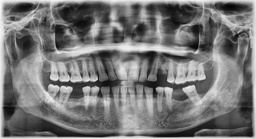
#> input picture tests/radio.jpg, 256 x 139 px, shrunk from 900 x 490 before the run
$ python pruebas.py
#> lines starting #> are read from the running program, lines starting #| are printed output that depends on the picture; long printed decimals are rounded
### scripts/modulo_SVD.py
# -*- coding: utf-8 -*-
"""
Created on Mon Jun  6 14:15:41 2022

@author: David Garcerán Herráíz
"""

from skimage import io,color,exposure
import numpy as np
import matplotlib.pyplot as plt
from matplotlib.ticker import PercentFormatter
from modulo_PSNR import PSNR
import warnings
warnings.filterwarnings("ignore")

def rescale(img,in_range,out_range=(0,255)):
    '''
    Parameters
    ----------
    img : np.array
        imagen a escalar
    in_range : tupla
        rango de valores en los que esta img
    out_range : tupla, optional
        rango de valores de salida. The default is (0,255).

    Returns
    -------
    Escala los valores de la imagen a de un rango a otro.

    '''

    return exposure.rescale_intensity(img,in_range=in_range
                                         ,out_range=out_range).round().astype('uint8')


class SVD_raw:
    """
    Clase destinada a ejecutar la SVD normal sobre cualquier imagen
    """

    def __init__(self,img):
        self.RGB= len(img.shape)>2
        self.img=img
        if self.RGB:
            img=color.rgb2ycbcr(img)
            rows,cols,_=img.shape
            Y=img[:,:,0]
            cb=img[:,:,1]
            cr=img[:,:,2]

            if rows<=cols:
                A=np.array([Y,cb,cr]).reshape(rows*3,cols)
            else:
                A=np.array([Y,cb,cr]).reshape(rows,cols*3)

            self.u,self.s,self.v=np.linalg.svd(A,full_matrices=False)

        else:
            self.u,self.s,self.v=np.linalg.svd(self.img,full_matrices=False)

        self.S=self.s.copy()

        return
    def trunc(self,k):
        """
        Parameters
        ----------
        k : int
            Número de valores singulares.

        Returns
        -------
        truncated : np.array
            Imagen reconstruida con esos valores singulares.

        """
        u=self.u[:,:k]
        s=self.s[:k]
        v=self.v[:k,:]
        A= (u*s)@v

        if self.RGB:

            rows,cols,_=self.img.shape
            truncated=np.zeros((rows,cols,3))
            for i in range(3):
                if rows<=cols:
                    truncated[:,:,i]=A[rows*(i):rows*(i+1),:]
                else:
                    truncated[:,:,i]=A[:,cols*(i):cols*(i+1)]
            truncated=color.ycbcr2rgb(truncated)
            truncated=exposure.rescale_intensity(truncated,in_range=(0,1)
                                         ,out_range='uint8').round().astype('uint8')
        else:
            truncated=rescale(A,(0,255))

        return truncated

    def plot(self,k):
        """
        Muestra la imagen reconstruida con k valores singulares

        Parameters
        ----------
        k : int
            Número de valores singulares.

        Returns
        -------
        None.

        """
        fig,ax=plt.subplots(1,2,figsize=(10,5))
        ax[0].plot(self.S**0.125)
        ax[1].plot(np.cumsum(self.S)/sum(self.S))
        ax[0].set_ylabel('s^0.125')
        ax[0].set_xlabel('Nº of Singular Values')
        ax[0].set_title('eighth root of Singular Values')
        ax[1].yaxis.set_major_formatter(PercentFormatter(xmax=1))
        ax[1].set_title('Cummulative Percentage')
        ax[1].set_xlabel('Nº of Singular Values')

        fig.tight_layout()

        plt.legend()
        plt.show()
        plt.title('Nº de Valores Singulares= %i'%(k))
        if self.RGB:
            plt.imshow(self.trunc(k))
        else:
            plt.imshow(self.trunc(k),cmap='gray')
        plt.axis('off')

    def mem(self,k):
        """
        Calcula la memoria que ocuparía la reconstrucción

        Parameters
        ----------
        k : int
            Número de Valores Singulares.

        Returns
        -------
        m : float
            Memoria usada, MB si es a color, KB si no.

        """

        if self.RGB:
            rows,cols,_=self.img.shape

            m= k*(max(rows,cols)+3*min(rows,cols)+1)*32/8/1024**2 #MB
        else:
            rows,cols=self.img.shape
            m=k*(rows+cols+1)*32/8/1024 #Kb

        return  m

# [11 lines left out: function main, not called in this run]


# [2 lines that do not run on import are left out]

### scripts/modulo_PSNR.py
# -*- coding: utf-8 -*-
"""
Created on Mon Jun  6 13:26:01 2022

@author: David Garcerán Herráiz
"""


import numpy as np
import matplotlib.pyplot as plt
from sklearn.metrics import mean_squared_error as MSE


class PSNR:
    '''
    Clase destinada a evaluar el PSNR de cualquier método SVD para
    distinto número de Valores Singulares.
    '''

    def __init__(self, img, fun):

        self.RGB = len(img.shape) > 2
        self.img=img
        self.fun=fun(img)
        if hasattr(self.fun,'B'):
            self.max_k=min(self.fun.B.step_m,
                           self.fun.B.step_n)
        else:
            self.max_k=min(img.shape[:2])
        self.mem_lim=img.shape[0]*img.shape[1]/1024
        if self.RGB:
            self.mem_lim*=3/1024

        return
    # [12 lines left out: function RMSE, not called in this run]

    def PSNR(self,b):
        a=self.img
        if self.RGB:
            r=[0,0,0]
            for i in range(3):
                r[i]=20*np.log10(255/(MSE(a[:,:,i],b[:,:,i]))**0.5)
            r=np.mean(r)

        else:
            r=20*np.log10(255/(MSE(a,b))**0.5)

        return r

    # [44 lines left out: function sim, not called in this run]


### scripts/modulo_minimize.py
# -*- coding: utf-8 -*-
"""
Created on Mon Jun  6 20:37:15 2022

@author: David Garcerán Herráiz
"""

from modulo_PSNR import PSNR
import numpy as np
from scipy.optimize import minimize
import matplotlib.pyplot as plt

class OPT_K(PSNR):
    '''
    Clase pensada para optimizar k de forma no lineal, para cualquier imagen
    y variante SVD.
    '''
    def __init__(self,img,fun,difk=False):
        """


        Parameters
        ----------
        img : np.array
            Imagen objeto.
        fun : class
            Variante de SVD.
        difk : bool, optional
            Asumir o no la misma k para las variantes
            por bloques. The default is False.

        Returns
        -------
        None.

        """
        PSNR.__init__(self,img,fun)
        if hasattr(self.fun,'B') and difk:
            n=self.fun.B.a*self.fun.B.b
        else:
            n=2

        self.k0=np.repeat(self.max_k//4-2,n)
        bound=(1,self.max_k)
        self.bounds=tuple([bound for i in range(n)])


    def RELU_mem(self,k):

        if self.fun.mem(k)>self.mem_lim:
            r=45e5*self.fun.mem(k)
        else:
            r=self.fun.mem(k)/self.mem_lim
        return r

    def RELU_e(self,k):
        e=self.PSNR(self.fun.trunc(k))
        ma=50
        if e<36:
            r=5e4 - e
        elif e<=ma:
            r=ma/(ma-36)-e/(ma-36)
        else:
            r=0
        return r

    def f_obj(self,k):
        if len(k)==2:
            K=int(k[0])
        else:
            K=np.array([int(i) for i in k])

        return (self.RELU_mem(K)**2 - self.RELU_e(K)**2)**0.5

    # [8 lines left out: function callback, not called in this run]

    def exe(self,m='Powell',it=5):

        sol=minimize(self.f_obj,
                     self.k0,
                     method=m,
                     bounds=self.bounds,
                     options={'maxiter':it,'disp':True})
        K=[int(k) for k in sol.x]
        if len(K)==2:
            self.fun.plot(int(K[0]))
            plt.show()
            print('Tasa de compresión: {0:.2%}'.format((1-self.RELU_mem(K[0]))))
            print('PSNR: %0.2f dB'%self.PSNR(self.fun.trunc(int(K[0]))))
        else:
            self.fun.plot(K)
            plt.show()
            print('Tasa de compresión: {0:.2%}'.format(1-self.RELU_mem(K)))
            print('PSNR: %0.2f dB'%self.PSNR(self.fun.trunc(K)))
        return


### scripts/modulo_shuffled.py
# -*- coding: utf-8 -*-
"""
Created on Mon Jun  6 18:06:30 2022

@author: David Garcerán Herráiz
"""

import numpy as np
import pandas as pd
from skimage import io,color
from modulo_SVD import SVD_raw,rescale
from modulo_PSNR import PSNR

class shuffler:
    '''
    Permuta los componentes de un vector, guardando la trasformación
    para poder la inversa.
    '''
    def __init__(self,n):
        self.dir=pd.DataFrame({'A':np.array(range(n)),
                               'B':np.random.permutation(range(n))})

    def shuffle(self,A):
        A=np.array(A)
        return A[self.dir['B']]

    # [4 lines left out: function inverse, not called in this run]

class Blocker:
    """
    Divide y reconstruye una imagen en bloques, el número de bloques por
    dimensión será el divisor más cercano a la raiz de dicha dimensión.
    """
    def __init__(self,X):
        nd=self.NearestDiv(X)
        self.a=nd[0]
        self.b=nd[1]
        self.shape=X.shape

    def NearestDiv(self,X):
        nd=list()
        for d in X.shape[:2]:
            divs=np.array([i for i in range(1,d+1) if d % i==0])
            idx=np.argmin(np.abs(divs-d**0.5))
            nd.append(divs[idx])
        return nd

    def toBlocks(self,X):
        m,n=X.shape[:2]
        self.step_m=m//self.a
        self.step_n=n//self.b
        chain=list()
        for i in range(0,m,self.step_m):
            for j in range(0,n,self.step_n):
                chain.append(X[i:(i+self.step_m), j:(j+self.step_n)])
        return chain

    def fromBlocks(self,chain):
        A=np.zeros(self.shape,dtype='uint8')
        idx=list()
        for i in range(0,self.shape[0],self.step_m):
            for j in range(0,self.shape[1],self.step_n):
                idx.append((i,j))

        for n,d in enumerate(idx):
            i,j=d

            A[i:(i+self.step_m),j:(j+self.step_n)]=chain[n]

        return A

class SSVD(SVD_raw):
    """
    Método en el que se permutan los bloques de la imagen y se ejecuta la
    SVD
    """
    # [31 lines left out: functions __init__, trunc, main, not called in this run]


# [2 lines that do not run on import are left out]


### scripts/modulo_SVD_bloques.py
# -*- coding: utf-8 -*-
"""
Created on Mon Jun  6 17:45:29 2022

@author: David Garcerán Herráiz
"""

from modulo_shuffled import Blocker
from modulo_SVD import SVD_raw,rescale
import numpy as np
import matplotlib.pyplot as plt
from modulo_PSNR import PSNR
from skimage import io,color

class SVD_bloques():
    """
    Divide la imagen en bloques y aplica la SVD a cada bloque.
    """
    def __init__(self,img):
        self.RGB=len(img.shape)>2
        self.img=img
        self.B=Blocker(img)
        self.i_b=self.B.toBlocks(img)

    def trunc(self,k):
        #Si sólo hay una entrada, asumimos que es la misma para todos
        if type(k) == int:
            K=np.repeat(k,self.B.a*self.B.b)
        # De lo contrario, habrá que tener una por cada bloque.
        else:
            K=k

        t_b=self.i_b.copy()
        matrices=list()
        for i in range(len(t_b)):
            FACT=SVD_raw(self.i_b[i])
            t_b[i]=FACT.trunc(int(K[i]))
            matrices.append((FACT.u[:,:int(K[i])],
                             FACT.s[:int(K[i])],
                             FACT.v[:int(K[i]),:]))
        truncated=self.B.fromBlocks(t_b)
        return truncated

    def plot(self,k):
        if type(k) == int:
            plt.title('Nº de Valores Singulares= %i'%(k))
        else:
            plt.title('Nº de Valores Singulares variable')
        if self.RGB:
            plt.imshow(self.trunc(k))
        else:
            plt.imshow(self.trunc(k),cmap='gray')
        plt.axis('off')

    def mem(self,k):
        a=self.B.a
        b=self.B.b
        if type(k) == int:
            K=np.repeat(k,a*b)
        else:
            K=k

        if self.RGB:
            rows,cols,_=self.img.shape

            m= np.sum(K)*32*(max(rows/a,cols/b)+3*min(rows/a,cols/b)+1)/8/1024**2#MB
        else:
            rows,cols=self.img.shape
            m=np.sum(K)*(rows/a+cols/b+1)*32/8/1024 #KB

        return  m


# [16 lines left out: function main, not called in this run]


# [2 lines that do not run on import are left out]


### scripts/modulo_aprox.py
# -*- coding: utf-8 -*-
"""
Created on Mon Jun  6 19:27:35 2022

@author: David Garcerán Herráiz
"""
from modulo_SVD import SVD_raw,rescale
from skimage import io,color
from modulo_PSNR import PSNR
from modulo_SVD_bloques import SVD_bloques
import numpy as np

class RAW_approx(SVD_raw):
    """
    Mismo procedimiento que SVD normal, sólo que se redondean los valores
    de las matrices de la factorización.
    """
    def __init__(self,img):
        SVD_raw.__init__(self,img)
        self.u=self.u.round(4)
        self.v=self.v.round(4)
        self.s=self.s.round()

    def mem(self,k):

        if self.RGB:
            rows,cols,_=self.img.shape

            m= k*(max(rows,cols)+3*min(rows,cols)+2)*16/8/1024**2 #MB
        else:
            rows,cols=self.img.shape
            m=k*(rows+cols+2)*16/8/1024 #KB

        return  m

class Bloques_aprox(SVD_bloques):
    """
    Mismo procedimiento que SVD en bloques, sólo que se redondean los valores
    de las matrices de la factorización.
    """
    def __init__(self,img):
        SVD_bloques.__init__(self,img)

    def trunc(self,k):
        #Si sólo hay una entrada, asumimos que es la misma para todos
        if type(k) == int:
            K=np.repeat(k,self.B.a*self.B.b)
        # De lo contrario, habrá que tener una por cada bloque.
        else:
            K=k

        t_b=self.i_b.copy()
        t_b=self.i_b.copy()
        matrices=list()
        for i in range(len(t_b)):
            FACT=SVD_raw(self.i_b[i])
            FACT.u=FACT.u.round(4)
            FACT.v=FACT.v.round(4)
            FACT.s=FACT.s.round()
            t_b[i]=FACT.trunc(int(K[i]))
            matrices.append((FACT.u[:,:int(K[i])],
                             FACT.s[:int(K[i])],
                             FACT.v[:int(K[i]),:]))
        truncated=self.B.fromBlocks(t_b)
        return truncated

    def mem(self,k):
        a=self.B.a
        b=self.B.b

        if type(k) == int:
            K=np.repeat(k,a*b)
        else:
            K=k

        if self.RGB:
            rows,cols,_=self.img.shape

            m= sum(K)*16*(max(rows/a,cols/b)+3*min(rows/a,cols/b)+2)/8/1024**2#MB
        else:
            rows,cols=self.img.shape
            m=sum(K)*(rows/a+cols/b+2)*16/8/1024 #KB

        return  m

# [17 lines left out: function main, not called in this run]

# [2 lines that do not run on import are left out]

### scripts/pruebas.py
# -*- coding: utf-8 -*-
"""
Created on Mon Jun 13 22:02:37 2022

@author: david
"""

from modulo_SVD import SVD_raw,rescale
from modulo_SVD_bloques import SVD_bloques
from modulo_aprox import RAW_approx, Bloques_aprox
from modulo_minimize import OPT_K
from skimage import io,color

img1=io.imread('../tests/radio.jpg')
#> img1 is the input picture: shape (139, 256, 3); min 0, max 247, mean 118.5
img1=rescale(color.rgb2gray(img1),in_range=(0,1))


A=OPT_K(img1,SVD_raw)
#> in __init__, `self.u,self.s,self.v=np.linalg.svd(self.img,full_matrices=False)`:
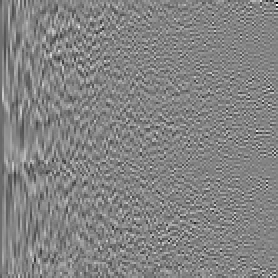
#> self.u: shape (139, 139) float64 (shown 2 times larger); min -0.495, max 0.462, mean -0.000581; drawn with min black and max white
#> in __init__, `self.u,self.s,self.v=np.linalg.svd(self.img,full_matrices=False)`:
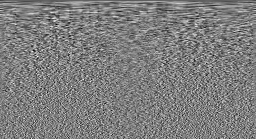
#> self.v: shape (139, 256) float64; min -0.261, max 0.265, mean -0.000464; drawn with min black and max white
#> in __init__, `self.u,self.s,self.v=np.linalg.svd(self.img,full_matrices=False)`: self.s = 139 values, max 23233.6 at index 0, min 15.18 at index 138, mean 489.7
#> in __init__, `self.S=self.s.copy()`: self.S has the same summary as self.s
A.exe()
#> in RELU_mem, `r=45e5*self.fun.mem(k)`: r = 222750000
#> in trunc, `s=self.s[:k]`: s = 32 values, max 23233.6 at index 0, min 324.7 at index 31, mean 1786.1
#> in PSNR, `r=20*np.log10(255/(MSE(a,b))**0.5)`: r = 31.27
#> in RELU_e, `r=5e4 - e`: r = 49968.7
#> call 3 of trunc, with k = 86
#> in trunc (call 3), `u=self.u[:,:k]`:
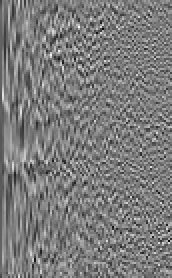
#> u: shape (139, 86) float64 (shown 2 times larger); min -0.342, max 0.357, mean -0.000947; drawn with min black and max white
#> in trunc (call 3), `s=self.s[:k]`: s = 86 values, max 23233.6 at index 0, min 79.43 at index 85, mean 764.4
#> in trunc (call 3), `v=self.v[:k,:]`:
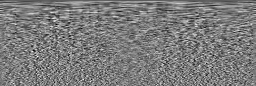
#> v: shape (86, 256) float64; min -0.252, max 0.265, mean -0.000751; drawn with min black and max white
#> in trunc (call 5), `s=self.s[:k]`: s = 21 values, max 23233.6 at index 0, min 544.7 at index 20, mean 2505.6
#> in trunc (call 5), `A= (u*s)@v`:
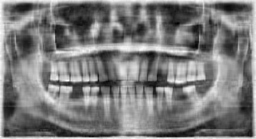
#> A: shape (139, 256) float64; min -9.71, max 253.6, mean 118.5; drawn with min black and max white
#> in trunc (call 11), `u=self.u[:,:k]`:
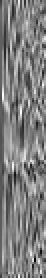
#> u: shape (139, 23) float64 (shown 2 times larger); min -0.289, max 0.28, mean -0.00357; drawn with min black and max white
#> in trunc (call 11), `s=self.s[:k]`: s = 23 values, max 23233.6 at index 0, min 492 at index 22, mean 2331.7
#> in trunc (call 11), `v=self.v[:k,:]`:
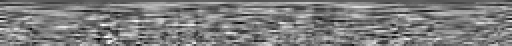
#> v: shape (23, 256) float64 (shown 2 times larger); min -0.219, max 0.22, mean -0.0028; drawn with min black and max white
#| Optimization terminated successfully.
#|          Current function value: 174023430.325
#|          Iterations: 2
#|          Function evaluations: 136
#> in exe, `sol=minimize(self.f_obj, self.k0, method=m, bounds=self.bounds, option..`: sol = {'fun': 174023430.3, 'direc': [[0, 1], [1.63, -20.13]], 'nit': 2, 'nfev': 136, 'status': 0, 'success': True, 'message': 'Optimization terminated successfully.', 'x': [25.6, 131.3]}
#> in exe, `K=[int(k) for k in sol.x]`: K = [25, 131]
#| Tasa de compresión: -17402343650.00%
#| PSNR: 29.31 dB
A=OPT_K(img1,SVD_bloques)
#> in __init__, `nd=self.NearestDiv(X)`: nd = [1, 16]
#> in __init__, `self.a=nd[0]`: self.a = 1
#> in __init__, `self.b=nd[1]`: self.b = 16
#> in toBlocks, `self.step_m=m//self.a`: self.step_m = 139
#> in toBlocks, `self.step_n=n//self.b`: self.step_n = 16
#> after the loop in toBlocks, `for i in range(0,m,self.step_m):`: chain = 16 items
A.exe()
#| Optimization terminated successfully.
#|          Current function value: 175499992.886
#|          Iterations: 2
#|          Function evaluations: 104
#| Tasa de compresión: -17549999900.00%
#| PSNR: 28.32 dB
A=OPT_K(img1,RAW_approx)
#> in __init__, `self.s=self.s.round()`: self.s = 139 values, max 23234 at index 0, min 15 at index 138, mean 489.7
A.exe()
#| Optimization terminated successfully.
#|          Current function value: 157016593.613
#|          Iterations: 2
#|          Function evaluations: 122
#| Tasa de compresión: -15701660056.25%
#| PSNR: 34.45 dB
A=OPT_K(img1,Bloques_aprox)
A.exe()
#|          Current function value: nan
#|          Iterations: 1
#|          Function evaluations: 53
#| Tasa de compresión: 15.29%
#| PSNR: 32.16 dB
